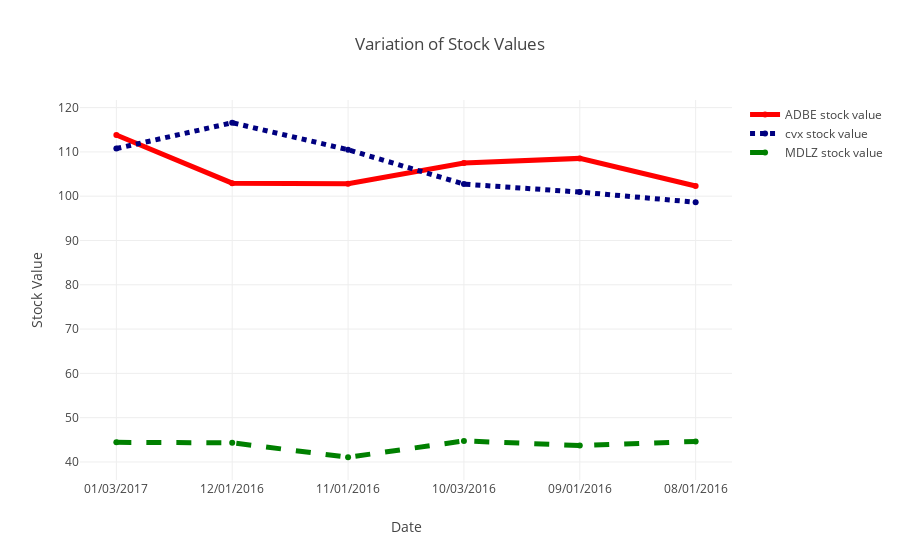

The code cell stored with this chart in its notebook:
### Markdown cell above
**Define and plot the figure**

### Code cell
fig = dict(data = data_stock, layout = layout_stock)

offline.iplot(fig)

### Figure 1 — Plotly figure (JSON) as saved in the notebook; plotly's stock layout.template omitted (floating-point values rounded to 4 significant figures)
{"data": [{"line": {"color": "rgb(255, 0, 0)", "width": 5}, "name": "ADBE stock value", "type": "scatter", "uid": "1fbb011a-9af8-11e8-bb45-6030d4660e22", "x": ["01/03/2017", "12/01/2016", "11/01/2016", "10/03/2016", "09/01/2016", "08/01/2016"], "y": [113.8, 102.9, 102.8, 107.5, 108.5, 102.3]}, {"line": {"color": "rgb(0, 0, 128)", "dash": "dot", "width": 5}, "name": "cvx stock value", "type": "scatter", "uid": "1fbccb4c-9af8-11e8-87c6-6030d4660e22", "x": ["01/03/2017", "12/01/2016", "11/01/2016", "10/03/2016", "09/01/2016", "08/01/2016"], "y": [110.8, 116.6, 110.5, 102.7, 100.9, 98.64]}, {"line": {"color": "rgb(0, 128, 0)", "dash": "dash", "width": 5}, "name": "MDLZ stock value", "type": "scatter", "uid": "1fbccdd8-9af8-11e8-bb35-6030d4660e22", "x": ["01/03/2017", "12/01/2016", "11/01/2016", "10/03/2016", "09/01/2016", "08/01/2016"], "y": [44.43, 44.33, 41.07, 44.75, 43.71, 44.63]}], "layout": {"title": "Variation of Stock Values", "xaxis": {"title": "Date"}, "yaxis": {"title": "Stock Value"}}}
